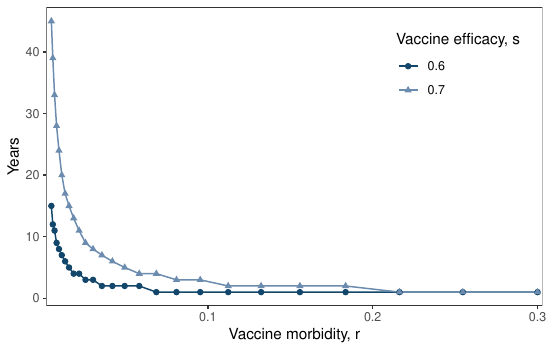

The script that saved this image:
source("../model_funs.R")
source("../plot_params.R")

R0 <- 1.4
rmin <- 0.005
rmax <- 0.3
npoints <- 26
r <- 10^{seq(log(rmin, base = 10), log(rmax, base = 10),
         length.out = npoints)}
s <- c(0.6, 0.7)
p0 <- 0

inputs <- expand_grid(
  R0 = R0,
  r = r,
  s = s,
  p0 = p0
)

data <- (inputs
  %>% rowwise()
  %>% mutate(time_in_HI = time_in_HI(R0, r, s, p0, N = 100))
  %>% mutate(s = as_factor(s))
)

(ggplot(data,
        aes(x = r,
            y = time_in_HI,
            group = s,
            colour = s))
  + geom_line()
  + geom_point(aes(shape = s))
  + scale_x
  + scale_colour_manual(
    "Vaccine efficacy, s",
    values = palette4[c(2,4)]
  )
  + scale_shape_manual(
    "Vaccine efficacy, s",
    values = shape_palette
  )
  + labs(x = "Vaccine morbidity, r",
         y = "Years")
  + theme(legend.position = c(0.83,0.8))
)

ggsave("fig4.pdf", width = fig_width, height = fig_height)

